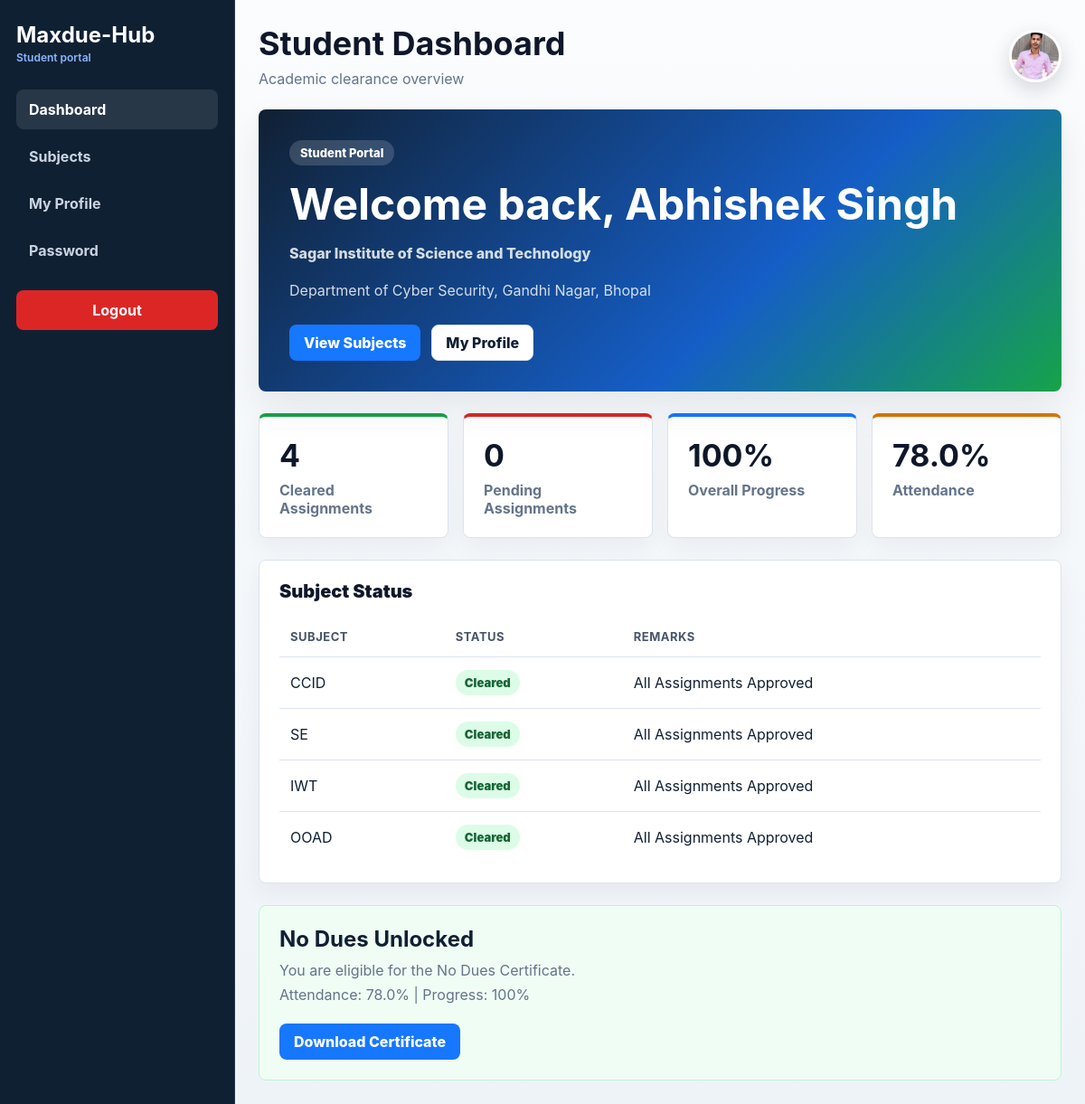
Page /dashboard (signed in) on the committed database.
### tables this page shows
CREATE TABLE students (

    id INTEGER PRIMARY KEY AUTOINCREMENT,

    username TEXT,

    password TEXT,

    name TEXT,

    enrollment TEXT,

    dept TEXT,

    semester TEXT,

    year TEXT,

    degree TEXT,

    passing_year TEXT,

    attendance FLOAT DEFAULT 0

);

CREATE TABLE subjects (
    id INTEGER PRIMARY KEY AUTOINCREMENT,
    code TEXT,
    name TEXT,
    dept TEXT,
    semester TEXT
, faculty_id INTEGER);

### app.py (the view)
@app.route("/dashboard")
def dashboard():
    if "user_id" not in session:
        return redirect("/")
    conn = get_db()
    user = conn.execute("""

        SELECT *

        FROM students

        WHERE id=?

    """, (
        session["user_id"],
    )).fetchone()
    attendance = user["attendance"] if "attendance" in user.keys() else 0
    subjects = conn.execute("""

        SELECT id, name

        FROM subjects

        WHERE dept=? AND semester=?

    """, (
        user["dept"],
        user["semester"]
    )).fetchall()
    subjects_with_status = []
    cleared_subjects = 0
    for s in subjects:
        total_sub = conn.execute("""

            SELECT COUNT(*)

            FROM assignments a

            JOIN units u
            ON a.unit_id = u.id

            WHERE u.subject_id=?

        """, (
            s["id"],
        )).fetchone()[0]
        approved_sub = conn.execute("""

            SELECT COUNT(DISTINCT sub.assignment_id)

            FROM submissions sub

            JOIN assignments a
            ON sub.assignment_id = a.id

            JOIN units u
            ON a.unit_id = u.id

            WHERE sub.student_id=?
            AND sub.status='approved'
            AND u.subject_id=?

        """, (
            session["user_id"],
            s["id"]
        )).fetchone()[0]
        submitted_sub = conn.execute("""

            SELECT COUNT(DISTINCT sub.assignment_id)

            FROM submissions sub

            JOIN assignments a
            ON sub.assignment_id = a.id

            JOIN units u
            ON a.unit_id = u.id

            WHERE sub.student_id=?
            AND u.subject_id=?

        """, (
            session["user_id"],
            s["id"]
        )).fetchone()[0]
        if total_sub > 0 and approved_sub == total_sub:
            status = "Cleared"
            remark = "All Assignments Approved"
            cleared_subjects += 1
        elif submitted_sub > 0:
            status = "Pending"
            remaining = total_sub - approved_sub
            remark = f"{remaining} Assignment Pending"
        else:
            status = "Pending"
            remark = "No Assignment Submitted"
        subjects_with_status.append({
            "id": s["id"],
            "name": s["name"],
            "status": status,
            "remark": remark,
            "submitted": submitted_sub,
            "approved": approved_sub,
            "total": total_sub
        })
    total_subjects = len(subjects)
    progress = int(
        (cleared_subjects / total_subjects) * 100
    ) if total_subjects > 0 else 0
    approved = conn.execute("""

        SELECT COUNT(DISTINCT assignment_id)

        FROM submissions

        WHERE student_id=?
        AND status='approved'

    """, (
        session["user_id"],
    )).fetchone()[0]
    pending = conn.execute("""

        SELECT COUNT(DISTINCT assignment_id)

        FROM submissions

        WHERE student_id=?
        AND status='pending'

    """, (
        session["user_id"],
    )).fetchone()[0]
    if progress == 100 and attendance >= 60:
        no_dues_status = "Unlocked"
        no_dues_message = "Eligible For No Dues"
    else:
        no_dues_status = "Locked"
        if attendance < 60:
            no_dues_message = "Attendance Below 60%"
        else:
            no_dues_message = "Complete All Assignments"
    conn.close()
    return render_template(
        "student/student.html",
        user=user,
        approved=approved,
        pending=pending,
        progress=progress,
        attendance=attendance,
        no_dues_status=no_dues_status,
        no_dues_message=no_dues_message,
        subjects=subjects_with_status
    )

### app.py (called while the page is built)
def get_db():
    conn = sqlite3.connect(DB_PATH)
    conn.row_factory = sqlite3.Row
    return conn

### templates/student/student.html (shortened to what this page needs)
<!DOCTYPE html>
<html lang="en">
<head>
    <link rel="stylesheet" href="/static/style.css">
</head>
<body class="dashboard">
    <aside class="sidebar">
        <h2>Maxdue-Hub<span>Student portal</span></h2>
        <a href="/dashboard" class="active">Dashboard</a>
        <a href="/subjects">Subjects</a>
        <a href="/profile">My Profile</a>
        <a href="/change_password">Password</a>
        <a href="/logout" class="logout">Logout</a>
    </aside>
    <main class="main">
        <div class="topbar">
            <div>
                <h1>Student Dashboard</h1>
                <p class="welcome-text">Academic clearance overview</p>
            </div>
            <img src="/static/user_{{ user['id'] }}.jpg" class="profile" onerror="this.src='/static/user_32.jpg'" alt="Student profile">
        </div>
        <section class="welcome">
            <span class="badge">Student Portal</span>
            <h2>Welcome back, {{ user['name'] }}</h2>
            <p class="college">Sagar Institute of Science and Technology</p>
            <p>Department of Cyber Security, Gandhi Nagar, Bhopal</p>
            <div class="welcome-buttons">
                <a href="/subjects" class="primary-btn">View Subjects</a>
                <a href="/profile" class="secondary-btn">My Profile</a>
            </div>
        </section>
        <section class="cards">
            <div class="card green">
                <h2>{{ approved }}</h2>
                <p>Cleared Assignments</p>
            </div>
            <div class="card red">
                <h2>{{ pending }}</h2>
                <p>Pending Assignments</p>
            </div>
            <div class="card blue">
                <h2>{{ progress }}%</h2>
                <p>Overall Progress</p>
            </div>
            <div class="card orange">
                <h2>{{ attendance }}%</h2>
                <p>Attendance</p>
            </div>
        </section>
        <section class="table-box">
            <div class="table-header">Subject Status</div>
            <table>
                <thead>
                    <tr>
                        <th>Subject</th>
                        <th>Status</th>
                        <th>Remarks</th>
                    </tr>
                </thead>
                <tbody>
                    {% for s in subjects %}
                    <tr>
                        <td>{{ s.name }}</td>
                        <td>
                            {% if s.status == "Cleared" %}
                                <span class="status cleared">Cleared</span>
                            {% else %}
                                <span class="status pending">Pending</span>
                            {% endif %}
                        </td>
                        <td>{{ s.remark }}</td>
                    </tr>
                    {% endfor %}
                </tbody>
            </table>
        </section>
        <section class="certificate">
            {% if no_dues_status == "Unlocked" %}
            <div class="success">
                <h1>No Dues Unlocked</h1>
                <p>You are eligible for the No Dues Certificate.</p>
                <p>Attendance: {{ attendance }}% | Progress: {{ progress }}%</p>
                <div class="form-actions">
                    <a href="/no_dues_certificate" class="download-btn">Download Certificate</a>
                </div>
            </div>
            {% else %}
            <div class="locked">
                <h1>No Dues Locked</h1>
                <p>{{ no_dues_message }}</p>
                <p>Attendance: {{ attendance }}% | Progress: {{ progress }}%</p>
            </div>
            {% endif %}
        </section>
    </main>
</body>
</html>

### rows in the picture
students: name "Abhishek Singh", attendance "78.0"
subjects: name "CCID", remark "All Assignments Approved"
subjects: name "SE", remark "All Assignments Approved"
subjects: name "IWT", remark "All Assignments Approved"
subjects: name "OOAD", remark "All Assignments Approved"

### other values in the picture
{{ approved }} "4"
{{ pending }} "0"
{{ progress }} "100"
